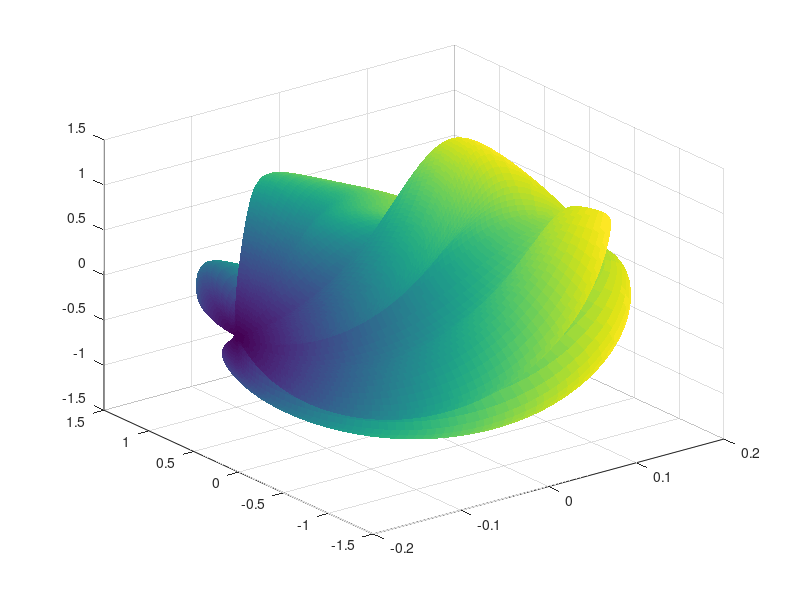

Recreate this plot in MATLAB. (Note: this script raises an error after producing the figure.)
% Use to plot various shapes

figure(1);clf;
set(gcf, 'Position',  [1, 640, 800, 800])
set(gcf,'color','w');

% chirality ?
chiral = 1;
% fore-aft asymmetry ?
foreaft = 0;
% heterochirality ?
heterochirality = 0;
homochirality = 0;

savemovie = 0;

nb = 60;
p_var = linspace(-5,5,nb);
b_var = linspace(-0.5,1,nb);
zmax_var = linspace(0.5,1,nb);
zmin_var = linspace(-0.8,-0.2,nb);
r_var = linspace(0.2,4,nb);

fr = [1:length(p_var),length(p_var)-1:-1:1];

if savemovie
v1 = VideoWriter(['prettymovie.mp4'],'MPEG-4');
        v1.FrameRate = 30;
        v1.Quality = 50;
        open(v1);
end

for j = 1:length(fr)

    i = fr(j);

n_sphere = 200;
[SX,SY,SZ]=sphere(n_sphere);
% aspect ratio
r = r_var(i);
if r>1
    SX = SX/r;
    SY = SY/r;
else
    SZ = SZ*r;
end
o = [0,0,0];
% Add wings
n_wings = 5;
b = b_var(i);
SX = SX.*(1+b*cos(n_wings*atan2(SY,SX)));
SY = SY.*(1+b*cos(n_wings*atan2(SY,SX)));
% Make the swimmer chiral
if chiral

    p = p_var(i);
    th = SZ;
    SXt = SX;
    SX = SX.*cos(p*th) - SY.*sin(p*th);
    SY = SXt.*sin(p*th) + SY.*cos(p*th);
    % Break fore-aft symmetry

end

if foreaft

    zmax = zmax_var(i);
    zmin = zmin_var(i);
    azm = 0.2;
    azM = 0.6;
    % PZ = azm*sin(pi*SZ).*(SZ<0) + azM*sin(pi*SZ).*(SZ>0);
    PZ = zmin + (zmax-zmin)*(SZ+1)/2;
    SX = SX + SX.*PZ;
    SY = SY + SY.*PZ;

end

if heterochirality

    SX(1:n_sphere/2,:) = - SX(n_sphere+1:-1:n_sphere/2+2,:);
    SY(1:n_sphere/2,:) = SY(n_sphere+1:-1:n_sphere/2+2,:);

end

if homochirality

    SX(1:n_sphere/2,:) = SX(n_sphere+1:-1:n_sphere/2+2,:);
    SY(1:n_sphere/2,:) = SY(n_sphere+1:-1:n_sphere/2+2,:);

end

% Rotate the swimmer
theta = pi/2;
phi = 0;
psi = 0.2;
s = surf(SX,SY,SZ,sqrt(r^2*(SX.^2+SY.^2))+1.5*SZ,'LineStyle','none','FaceLighting','gouraud','FaceAlpha',1);
rotate(s,[0 1 0],rad2deg(theta),o)
rotate(s,[0 0 1],rad2deg(phi),o)
rotate(s,[sin(theta)*cos(phi),sin(theta)*sin(phi),cos(theta)],rad2deg(psi),o)

colormap parula;

shading interp
material shiny
axis off equal
camproj('perspective')
view(135+i/3,40+i/3)
camlight

drawnow
hold off

if savemovie
frame = getframe(gcf);
            writeVideo(v1,frame);
end

end

if savemovie
close(v1);
end


